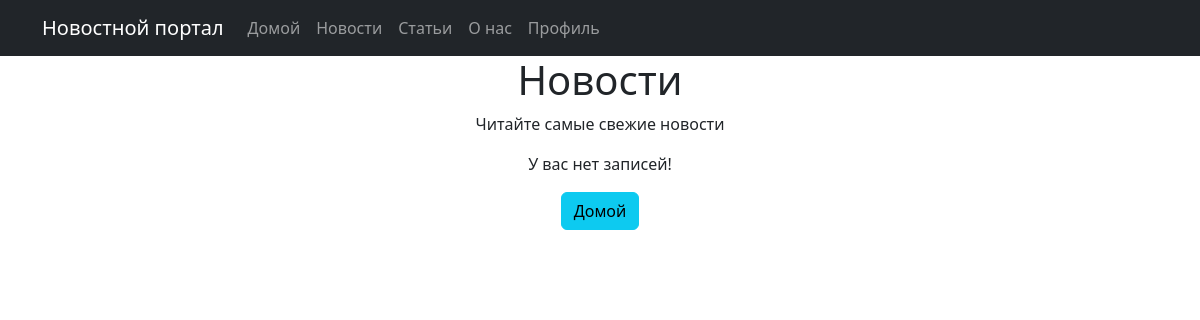
The page /news/ on the database as committed earlier.
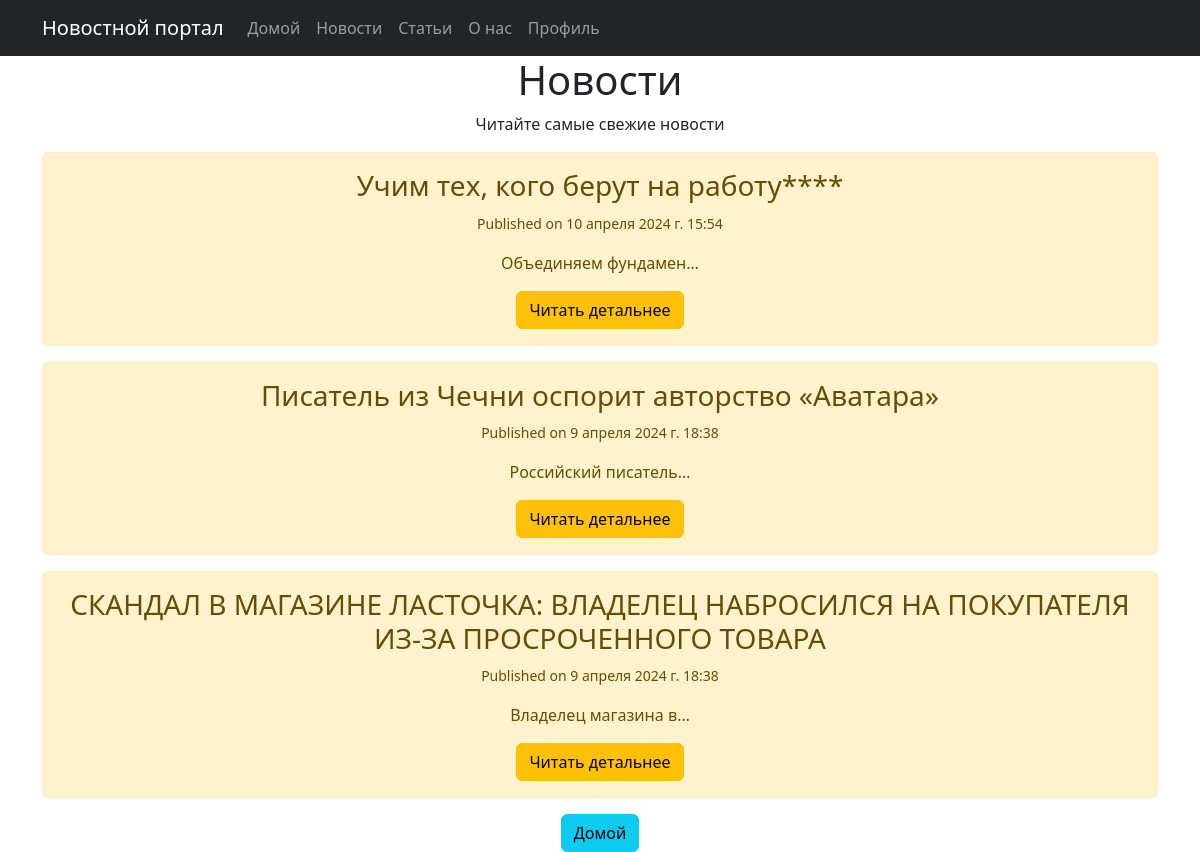
The same page on the database as committed later.
### news/models.py (models this page shows, shortened)
class Post(models.Model):
    author = models.ForeignKey(Author, on_delete=models.CASCADE, verbose_name='Автор')
    TYPES = (
        ('N', 'News'),
        ('A', 'Article'),
    )
    type = models.CharField(max_length=20, choices=TYPES, verbose_name='Тип поста')
    created_at = models.DateTimeField(auto_now_add=True, verbose_name='Дата создания')
    categories = models.ManyToManyField(Category, through='PostCategory', verbose_name='Категории')
    title = models.CharField(max_length=255, verbose_name='Заголовок')
    text = models.TextField(verbose_name='Текст')
    rating = models.IntegerField(default=0, verbose_name='Рейтинг')

### news/views.py (the view)
# urls.py: path('news/', PostListView.as_view(), name='news_home'),
class PostListView(ListView):
    model = Post
    ordering = '-created_at'
    template_name = 'news/news_home.html'
    context_object_name = 'posts'
    paginate_by = 10
    def get_queryset(self):
        queryset = super().get_queryset()
        queryset = queryset.filter(type='N')
        return queryset

### news/templatetags/custom_filters.py (called while the page is built)
def censor(value):
    unwanted_words = ['редиска', 'сука', 'блять', 'хуй']
    for word in unwanted_words:
        value = value.replace(word, '*' * len(word))
    return value

### news/templates/news/news_home.html (shortened to what this page needs)
{% extends 'main/default.html' %}
{% load custom_filters %}
{% block content %}
<div class="feature">
    <h1>Новости</h1>
    <p>Читайте самые свежие новости</p>
    {% if posts %}
        {% for el in posts %}
        <div class="alert alert-warning">
            <h3>{{ el.title|censor }} </h3>
            <p><small>Published on {{ el.created_at }}</small></p>
            <p>{{ el.text|truncatechars:20|censor }}</p>
            <a href="{% url 'news_detail' el.id %}" class="btn btn-warning">Читать детальнее</a>
        </div>
        {% endfor%}
    {% else %}
        <p>У вас нет записей!</p>
    {% endif %}
    <a href="{% url 'index' %}">
        <button class="btn btn-info">Домой</button>
    </a>
</div>
{% endblock %}

Rows that differ between the two databases and show on the page:
added Post: title|censor "Учим тех, кого берут на работу****", created_at "10 апреля 2024 г. 15:54", text|censor "Объединяем фундамен…"
added Post: title|censor "Писатель из Чечни оспорит авторство «Аватара»", created_at "9 апреля 2024 г. 18:38", text|censor "Российский писатель…"
added Post: title|censor "СКАНДАЛ В МАГАЗИНЕ ЛАСТОЧКА: ВЛАДЕЛЕЦ НАБРОСИЛСЯ НА ПОКУПАТЕЛЯ ИЗ-ЗА ПРОСРОЧЕННОГО ТОВАРА", created_at "9 апреля 2024 г. 18:38", text|censor "Владелец магазина в…"
Other text that changed with them:
text no longer shown: "У вас нет записей!"
